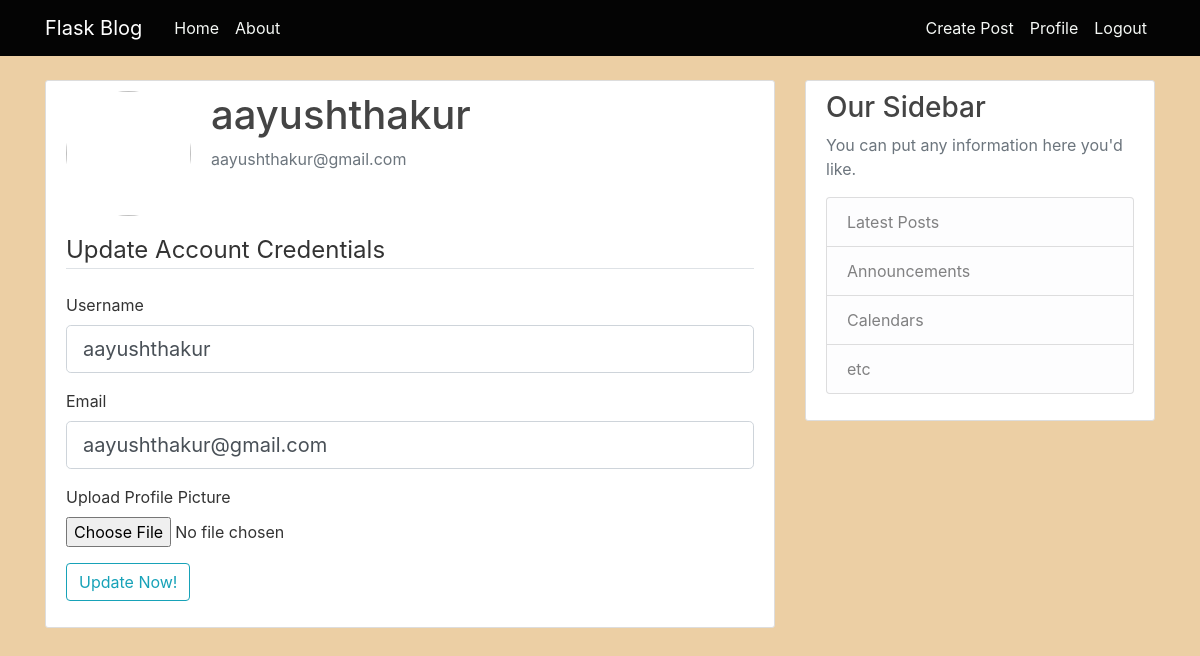
/Profile (signed in), run on an earlier commit of the app's database.
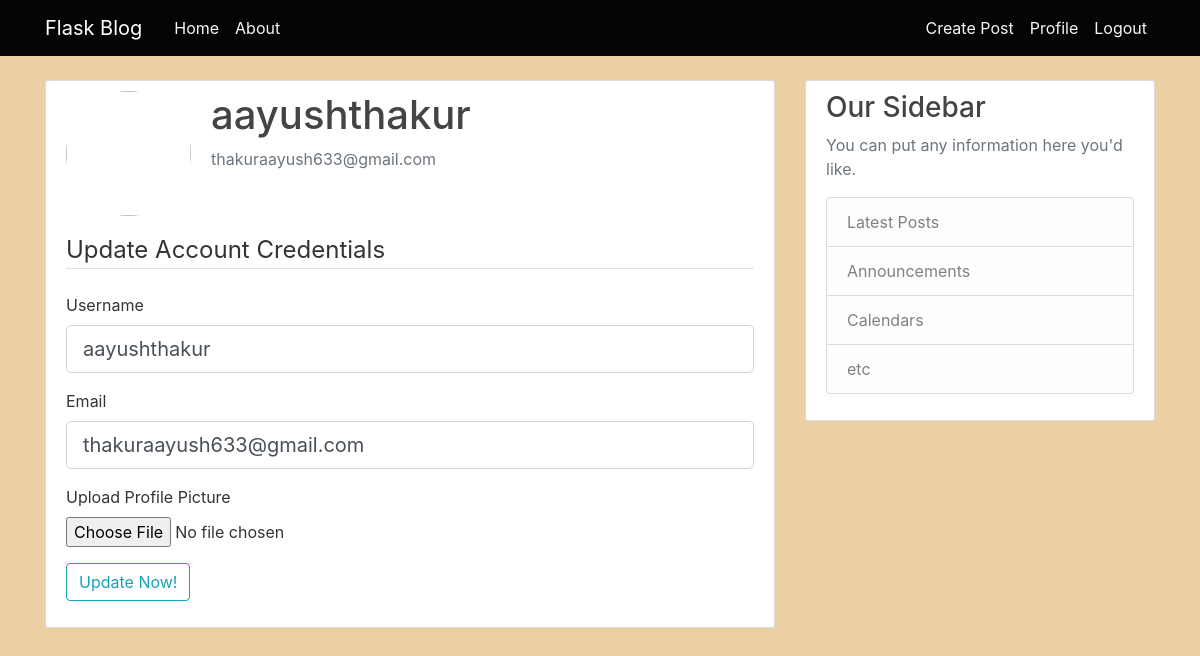
And on a later commit of the database.
### flaskblog/models.py (models this page shows, shortened)
class User(db.Model, UserMixin):
    id=db.Column(db.Integer, primary_key=True)
    username=db.Column(db.String(20), nullable=False, unique=True)
    email=db.Column(db.String(100), nullable=False, unique=True)
    password= db.Column(db.String(60), nullable=False)
    img=db.Column(db.String(20), nullable=False, default='default.jpg')
    posts=db.relationship('Post', backref='author', lazy=True)

### flaskblog/routes.py (the view)
@app.route("/Profile", methods=['GET', 'POST'])
@login_required
def Profile():
    form=UpdationForm()
    profile_pic = url_for('static', filename='pfps/'+current_user.img)
    if form.validate_on_submit():
        if form.picture.data:
            filename=save_picture(form.picture.data)
            current_user.img=filename
        current_user.username=form.username.data
        current_user.email=form.email.data
        db.session.commit()
        flash('Account details updated successfully!', 'success')
        return redirect(url_for('Profile'))
    elif request.method=='GET':
        form.username.data=current_user.username
        form.email.data=current_user.email
    return render_template("Profile.html",title="Your Profile", profile_pic=profile_pic, form=form)

### flaskblog/forms.py (shortened to what this page needs)
class UpdationForm(FlaskForm):
    username=StringField('Username', validators=[DataRequired(), Length(min=6, max=20)])
    email = StringField("Email", validators=[DataRequired(), Length(min=5), Email()])
    submit=SubmitField('Update Now!')
    picture= FileField('Upload Profile Picture', validators=[FileAllowed(['jpg','png'])])

### flaskblog/models.py (called while the page is built)
@LM.user_loader
def load_user(user_id):
    return User.query.get(int(user_id))

### flaskblog/templates/profile.html (shortened to what this page needs)
{% extends "layout.html"%}
{% block content %}
<div class="content-section">
    <div class="media">
        {% if profile_pic %}
        <img class="rounded-circle account-img" src="{{ profile_pic }}">
        {% else %}
        <img class="rounded-circle account-img" src="static/default.jpg">
        {% endif %}
        <div class="media-body">
            <h2 class="account-heading">{{ current_user.username }}</h2>
            <p class="text-secondary">{{ current_user.email }}</p>
        </div>
    </div>
    <form method="POST" action="{{ url_for('Profile') }}" enctype="multipart/form-data">
        <legend class="border-bottom mb-4">Update Account Credentials</legend>
        <div class="form-group">
            {{ form.username.label(class="form-control-label") }}
            {% if form.username.errors %}
            {{ form.username(class="form-control form-control-lg is-invalid") }}
            <div class="invalid-feedback">
                {% for error in form.username.errors %}
                <span>{{ error }}</span>
                {% endfor %}
            </div>
            {% else %}
            {{ form.username(class="form-control form-control-lg") }}
            {% endif %}
        </div>
        <div class="form-group">
            {{ form.email.label(class="form-control-label") }}
            {% if form.email.errors %}
            {{ form.email(class="form-control form-control-lg is-invalid") }}
            <div class="invalid-feedback">
                {% for error in form.email.errors %}
                <span>{{ error }}</span>
                {% endfor %}
            </div>
            {% else %}
            {{ form.email(class="form-control form-control-lg") }}
            {% endif %}
        </div>
        <div class="form-group">
            {{ form.picture.label() }}
            {{ form.picture(class= 'form-control-file') }}
        </div>
        <div class="form-group">
            {{ form.submit(class="btn btn-outline-info") }}
        </div>
    </form>
</div>
{%endblock%}

What changed in the data, as far as the page shows it:
changed User "aayushthakur": email "aayushthakur@gmail.com" → "thakuraayush633@gmail.com"
